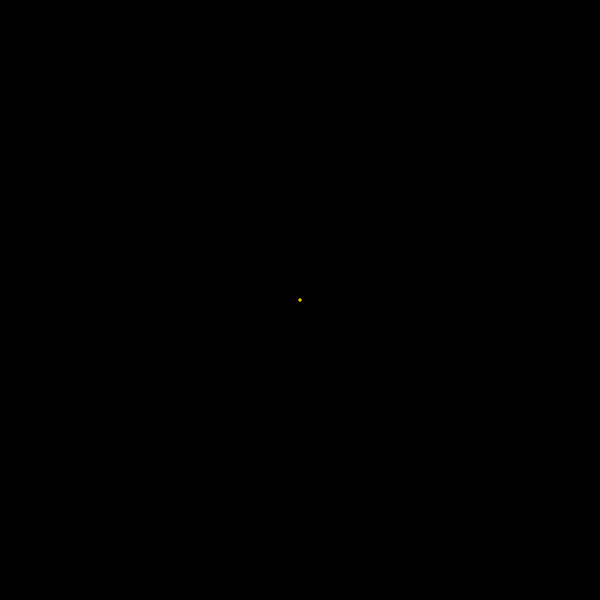
Frame 1 (no input)
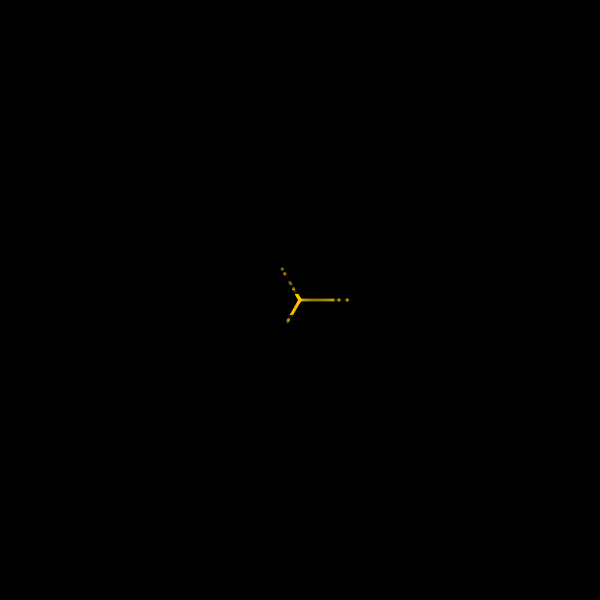
Frame 60 (the mouse pressed at the canvas centre just before this capture)
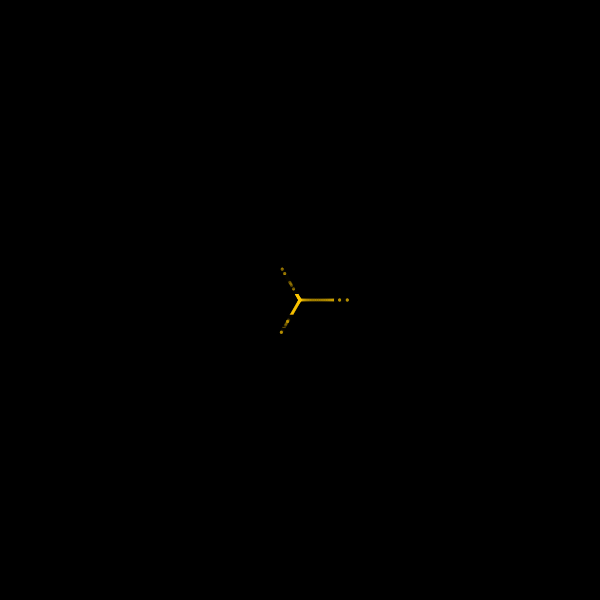
Frame 120 (the mouse held since frame 60 and released just before this capture)

The Processing sketch that drew these frames (run headless with seeded random() and noise(); from frame 60 on, the mouse is pressed at the canvas centre):

// Processing sketch: processing_153973
// ── processing_153973.pde

/*
 * Creative Coding
 * Week 5, 04 - Moving balls 2
 *
 * Click to add more streaks of balls
 *
 * select number of directions by pressing numbers 1-9
 * press c to clear
 *
 */
MovingBall centre;
MovingBall[] arounds;

int chosenNum;

int numOfObjects;

  int hue = 0;


void setup() {
  size(600, 600);
  
  colorMode(HSB);

  numOfObjects = 10;
  chosenNum = 3;

  centre = new MovingBall(width/2, height/2);
  
  arounds = new MovingBall[numOfObjects];
  
  for (int i=0; i < arounds.length; i++ ) {
    arounds[i] = new MovingBall(random(mouseX - 50 , mouseX + 50 ), random(mouseY - 50 , mouseY + 50 ) );
  }



  background(0);
}

void draw() {
  // background(0);

  centre.run();
  
  for (int i=0; i < arounds.length; i++ ) {
    arounds[i].run();
  }


}
// change number of directions and clear 
void  keyPressed() {
    if (key == '1')
    {
      chosenNum = 1;
    }
    if (key == '2')
    {
      chosenNum = 2;
    }
    if (key == '3')
    {
      chosenNum = 3;
    }
    if (key == '4')
    {
      chosenNum = 4;
    }
    if (key == '5')
    {
      chosenNum = 5;
    }
    if (key == '6')
    {
      chosenNum = 6;
    }
    if (key == '7')
    {
      chosenNum = 7;
    }
    if (key == '8')
    {
      chosenNum = 8;
    }
    if (key == '9')
    {
      chosenNum = 9;
    }
    
    // reset background to black
    if (key == 'c' || key == 'C' )
    {
      background(0);
    }
}

void  mouseClicked() {  
  

  
  for (int i=0; i < arounds.length; i++ ) {
    arounds[i] = new MovingBall(random(mouseX - 50 , mouseX + 50 ), random(mouseY - 50 , mouseY + 50 ) );
  }


}
  
/*
 * MovingBall class
 *
 * Represents a moving ball that moves in a single direction
 *
 */
class MovingBall {

  float x, y;        // position
  float tx, ty;      // target in x and y
  float step, inc;
  float radius;

  

  int direction;

  // constructor
  // create a moving ball at the supplied position (x_, y_)
  MovingBall(float x_, float y_) {
    x = x_;
    y = y_;
    
    hue = hue + 3;
    hue = hue % 250;
    //hue = int(random(255));

    reset();
  }
  
  // run
  // calls move() followed by display()
  // 
  void run() {
    this.move();
    this.display();
  }

  // move
  // move the ball in the desired direction
  //
  void move() {

    step -= inc;

    if (step < 0) {
      x = tx;
      y = ty;
      reset();
    }

    x = lerp(tx, x, step); 
    y = lerp(ty, y, step);

    checkBounds();
  }

  // checkBounds
  // checks that the ball is within the display window.
  // If it reaches the edge, move in the opposite direction
  void checkBounds() {
    if (x <= 0 || x >= width || y <= 0 || y >= height) {
      x = width/2;
      y = height/2;
      reset();
    }
  }


  void reset() {
    step = 1;
    inc = random(0.01);
    radius = random(10, 50);
    int numDirections = chosenNum;
    float angleUnit = TWO_PI/numDirections; 
    direction = (int) random(numDirections);

    tx = x + radius*cos(direction * angleUnit);
    ty = y + radius*sin(direction * angleUnit);
  }

  // display method
  //
  //
  void display() {
    noStroke();
    rectMode(CENTER);
    fill(0, 30);
    rect(tx, ty, 10, 10);
    fill(hue, 255,255, 60);
    ellipse(x, y, 3, 3);
  }
}
